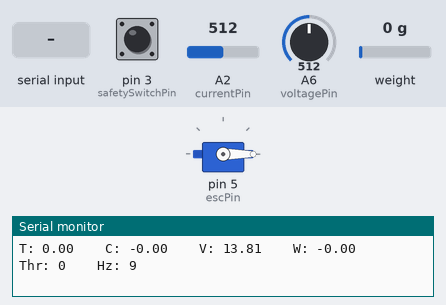
Bench run of a sketch on a simulated Arduino Nano, built with avr-gcc and run on an emulated ATmega328P. Shown: servo, the last lines printed to the serial monitor. The test bench sets the inputs (shaded band); at power-on: pin 3 (safetySwitchPin) LOW, A2 (currentPin) = 512, A6 (voltagePin) = 512, weight on the scale 0 g.

Above: at 3.2 s.
3.3 s: "90,45\n" received over Serial
At 3.49 s:
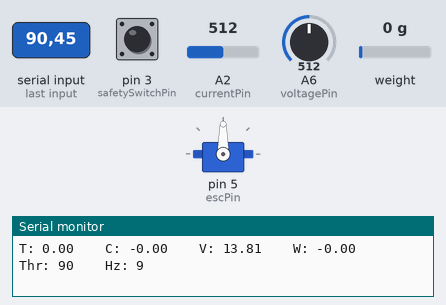
5.0 s: "30,150\n" received over Serial
At 5.26 s:
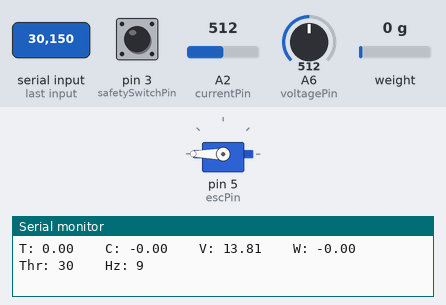
6.8 s: "5\n" received over Serial
At 6.93 s:
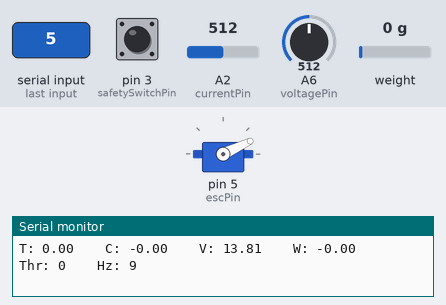
Timing chart, 0 to 9.8 s (numbered marks = the images above; inputs shaded):
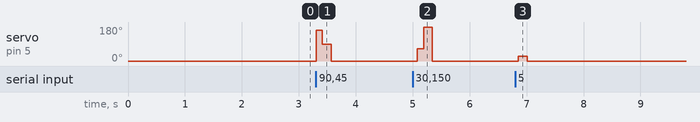

The sketch:

thrust_manual_set_test.ino
```cpp
#include <HX711.h>
#include <Servo.h>

HX711 scale;
Servo esc;

int escPin = 5;
int minPulse = 900;
int minThrottle = 1000;
int maxThrottle = 2000;

int currentPin = A2;
int adcCountOffset = 0;
// 5 V per 10 bit ADC count divided by 15 mV per amp from sensor datasheet
float ampsPerADCCount = -(5.0f/1024.0f) / 0.015f;

int voltagePin = A6;
float voltsPerADCCount = (5.0f/1024.0f)*(1.0f/(1.0f/5.7f))*(23.84f/24.60f);

int safetySwitchPin = 3;

const int current_limit = 50;
const int current_limit_frame_period = 100;
int current_limit_frame_position = 0;
unsigned long current_limit_accumulator = 0;


void setup() {
  Serial.begin(230400);
  Serial.setTimeout(50);

  pinMode(safetySwitchPin, INPUT);

  // Attach the the servo to the correct pin and set the pulse range
  esc.attach(escPin, minPulse, maxThrottle);
  // Write a minimum value (most ESCs require this correct startup)
  esc.writeMicroseconds(minPulse);

  // Initialize the scale
  scale.begin(A4, A5);
  // Constant derived from calibration, includes factor of the disadvantged lever
  scale.set_scale(310556.71);
  // Zero the scale
  scale.tare();

  int current_sensor_calibration_runs = 100;
  uint32_t adc_counts = 0;
  // Calibrate the current sensor
  for(int i = 0; i < current_sensor_calibration_runs; i++) {
    adc_counts +=  analogRead(currentPin);
    delay(10);
  }
  adcCountOffset = adc_counts / current_sensor_calibration_runs;
}

int throttle = 0;
uint32_t lastUpdate = 0;
void loop() {

  if(digitalRead(safetySwitchPin)) {
    esc.writeMicroseconds(minPulse);
    throttle = 0;
    if(Serial.available() > 0) {
      Serial.parseInt();
    }
  }
  else if (current_limit_frame_position == current_limit_frame_period
           && current_limit_accumulator / current_limit_frame_period > current_limit) {
    esc.writeMicroseconds(minPulse);
    throttle = 0;
    Serial.print("Current limit exceeded limit: "); Serial.print(current_limit);
    Serial.print(" Average over frame: "); Serial.println(current_limit_accumulator / current_limit_frame_period);
    delay(2000);
  }
  else {
    // Get throttle from the serial port
    if (Serial.available() > 0) {
      // Read the new throttle value
      int raw = Serial.parseInt();
      throttle = constrain(raw, 0, 100);

      if(throttle == 0)
      {
        esc.writeMicroseconds(minPulse);
      }
      else
      {
        int micro_seconds = (((float)throttle / 100.0f) * (maxThrottle - minThrottle)) + minThrottle;
        esc.writeMicroseconds(micro_seconds);
      }
    }
  }

  float thrust = scale.get_units(1);

  // Measure the current and battery voltage
  int analog_sensor_average = 20;
  uint32_t ADCCountsCurrent = 0;
  for(int i = 0; i < analog_sensor_average; i++) {
    ADCCountsCurrent += analogRead(currentPin);
    delayMicroseconds(50);
  }
  int voltage_sensor_average = 20;
  uint32_t ADCCountsVolts = 0;
  for(int i = 0; i < voltage_sensor_average; i++) {
    ADCCountsVolts += analogRead(voltagePin);
    delayMicroseconds(50);
  }
  int averagedADCCurrent = (ADCCountsCurrent / analog_sensor_average) - adcCountOffset;
  unsigned int averagedADCVolts = ADCCountsVolts / analog_sensor_average;
  float current = (float)averagedADCCurrent * ampsPerADCCount;
  float voltage = (float)averagedADCVolts * voltsPerADCCount;

  current_limit_accumulator += abs(current);
  current_limit_frame_position++;
  if(current_limit_frame_position > current_limit_frame_period) {
    current_limit_frame_position = 0;
    current_limit_accumulator = 0;
  }

  unsigned long deltaT = micros() - lastUpdate;
  float updateRateHz = 1000000.0f/(float)deltaT;
  lastUpdate = micros();

  char buffer[250];
  char thrust_str[15];
  dtostrf(thrust, 3, 2, thrust_str);
  char current_str[15];
  dtostrf(current, 3, 2, current_str);
  char voltage_str[15];
  dtostrf(voltage, 3, 2, voltage_str);
  char wattage_str[15];
  dtostrf(voltage*current, 3, 2, wattage_str);
  sprintf(buffer, "T: %s \t C: %s \t V: %s \t W: %s \t Thr: %d \t Hz: %d", thrust_str, current_str, voltage_str, wattage_str, throttle, (int)updateRateHz);
  Serial.println(buffer);
}
```

Measured:
- after the input at 3.3 s, servo on pin 5 (escPin): 0° → 164° at once, → 90° 0.11 s later, → 0° 0.16 s later
- after the input at 5.0 s, servo on pin 5 (escPin): 0° → 65° after 0.08 s, → 180° 0.11 s later, → 0° 0.16 s later
- after the input at 6.8 s, servo on pin 5 (escPin): 0° → 25° after 0.06 s, → 0° 0.16 s later
